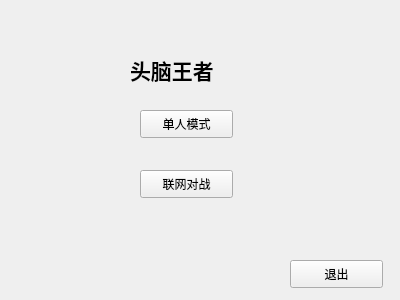
<?xml version="1.0" encoding="UTF-8"?>
<ui version="4.0">
 <class>init_interface</class>
 <widget class="QWidget" name="init_interface">
  <property name="geometry">
   <rect>
    <x>0</x>
    <y>0</y>
    <width>400</width>
    <height>300</height>
   </rect>
  </property>
  <property name="windowTitle">
   <string>Form</string>
  </property>
  <widget class="QPushButton" name="pushButton_alone">
   <property name="geometry">
    <rect>
     <x>140</x>
     <y>110</y>
     <width>93</width>
     <height>28</height>
    </rect>
   </property>
   <property name="styleSheet">
    <string notr="true">font: 10pt &quot;黑体&quot;;</string>
   </property>
   <property name="text">
    <string>单人模式</string>
   </property>
  </widget>
  <widget class="QPushButton" name="pushButton_battle">
   <property name="geometry">
    <rect>
     <x>140</x>
     <y>170</y>
     <width>93</width>
     <height>28</height>
    </rect>
   </property>
   <property name="styleSheet">
    <string notr="true">font: 10pt &quot;黑体&quot;;</string>
   </property>
   <property name="text">
    <string>联网对战</string>
   </property>
  </widget>
  <widget class="QPushButton" name="pushButton_close">
   <property name="geometry">
    <rect>
     <x>290</x>
     <y>260</y>
     <width>93</width>
     <height>28</height>
    </rect>
   </property>
   <property name="styleSheet">
    <string notr="true">font: 10pt &quot;黑体&quot;;</string>
   </property>
   <property name="text">
    <string>退出</string>
   </property>
  </widget>
  <widget class="QLabel" name="label">
   <property name="geometry">
    <rect>
     <x>130</x>
     <y>40</y>
     <width>171</width>
     <height>61</height>
    </rect>
   </property>
   <property name="text">
    <string>&lt;html&gt;&lt;head/&gt;&lt;body&gt;&lt;p&gt;&lt;span style=&quot; font-size:16pt; font-weight:600;&quot;&gt;头脑王者&lt;/span&gt;&lt;/p&gt;&lt;/body&gt;&lt;/html&gt;</string>
   </property>
  </widget>
 </widget>
 <resources/>
 <connections/>
</ui>
